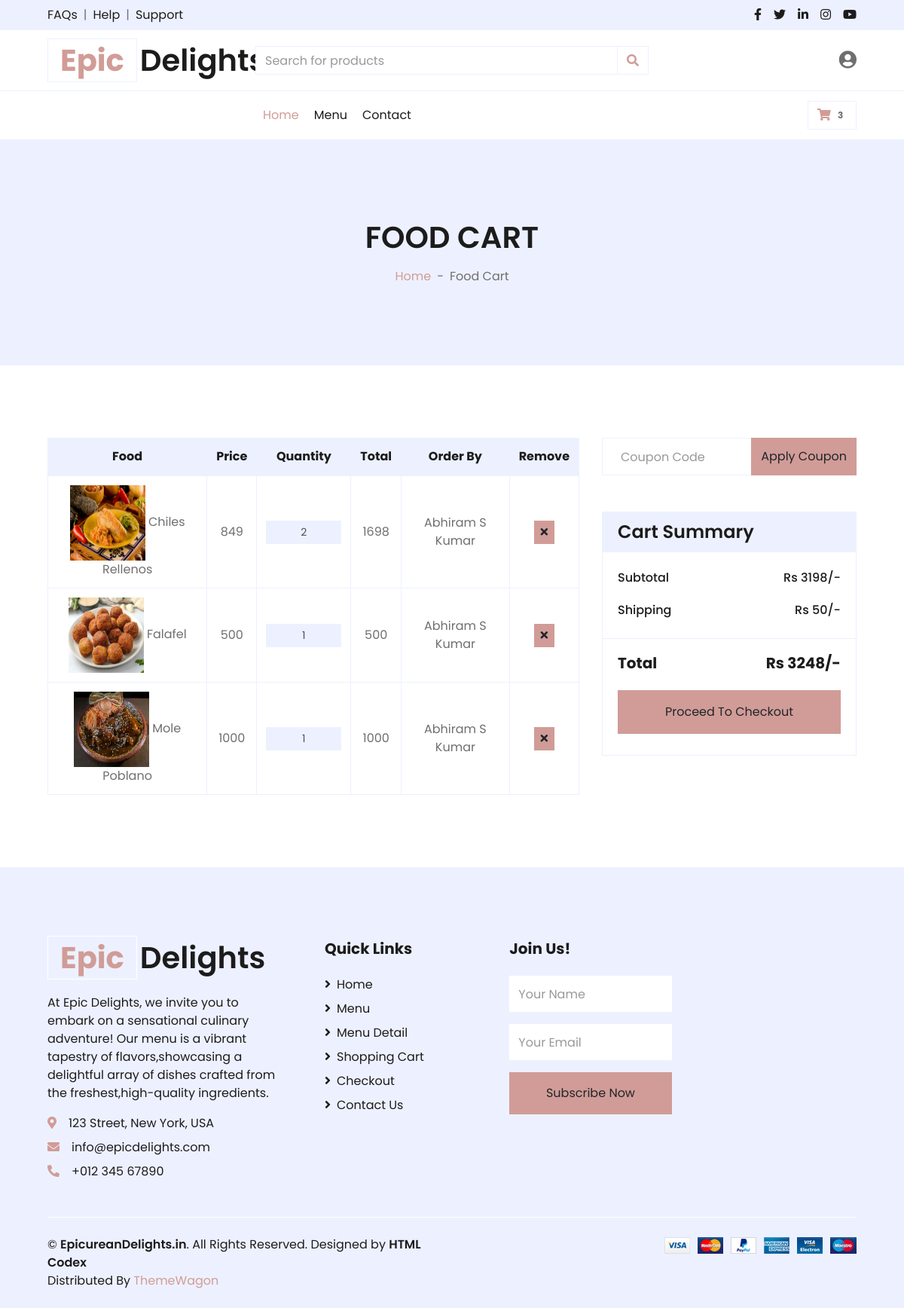
The app's page /cart/ (signed in) with its own data.
### WebApp/models.py (models this page shows)
class Cart_Db(models.Model):
    Quantity = models.IntegerField(blank=True,null=True)
    Price = models.IntegerField(blank=True,null=True)
    Total_Price = models.IntegerField(blank=True,null=True)
    Holder = models.CharField(max_length=100,null=True,blank=True)
    Name_Food = models.CharField(max_length=100,null=True,blank=True)
    Image_Food = models.CharField(max_length=255,null=True,blank=True)

### WebApp/views.py (the view)
# urls.py: path("cart/",views.cart,name="cart"),
def cart(request):
    name = request.session["Name"]
    count = Cart_Db.objects.filter(Holder = name).count()
    filter = Cart_Db.objects.filter(Holder = name)
    sum=0
    for i in filter:
        sum = sum + i.Total_Price
    print(sum)
    if sum > 1000:
        shipping = 50
    else:
        shipping = 100
    total = shipping+sum
    return render(request,"cart.html",{"filter":filter,"sum":sum,"shipping":shipping,"total":total,"count":count})

### WebApp/templates/cart.html (shortened to what this page needs)
<!DOCTYPE html>
{% load static %}
<html lang="en">
<head>
    <link href="https://cdnjs.cloudflare.com/ajax/libs/font-awesome/5.10.0/css/all.min.css" rel="stylesheet">
    <link href="{% static 'webapp/lib/owlcarousel/assets/owl.carousel.min.css' %}" rel="stylesheet">
    <link href="{% static 'webapp/css/style.css' %}" rel="stylesheet">
    <link rel="stylesheet" href="{% static 'user/css1/icon_css.css' %}">
</head>
<body>
    <div class="container-fluid">
        <div class="row bg-secondary py-2 px-xl-5">
            <div class="col-lg-6 d-none d-lg-block">
                <div class="d-inline-flex align-items-center">
                    <a class="text-dark" href="">FAQs</a>
                    <span class="text-muted px-2">|</span>
                    <a class="text-dark" href="">Help</a>
                    <span class="text-muted px-2">|</span>
                    <a class="text-dark" href="">Support</a>
                </div>
            </div>
            <div class="col-lg-6 text-center text-lg-right">
                <div class="d-inline-flex align-items-center">
                    <a class="text-dark px-2" href="">
                        <i class="fab fa-facebook-f"></i>
                    </a>
                    <a class="text-dark px-2" href="">
                        <i class="fab fa-twitter"></i>
                    </a>
                    <a class="text-dark px-2" href="">
                        <i class="fab fa-linkedin-in"></i>
                    </a>
                    <a class="text-dark px-2" href="">
                        <i class="fab fa-instagram"></i>
                    </a>
                    <a class="text-dark pl-2" href="">
                        <i class="fab fa-youtube"></i>
                    </a>
                </div>
            </div>
        </div>
        <div class="row align-items-center py-3 px-xl-5">
            <div class="col-lg-3 d-none d-lg-block">
                <a href="" class="text-decoration-none">
                    <h1 class="m-0 display-5 font-weight-semi-bold"><span class="text-primary font-weight-bold border px-3 mr-1">Epic</span>Delights</h1>
                </a>
            </div>
            <div class="col-lg-6 col-6 text-left">
                <form action="">
                    <div class="input-group">
                        <input type="text" class="form-control" placeholder="Search for products">
                        <div class="input-group-append">
                            <span class="input-group-text bg-transparent text-primary">
                                <i class="fa fa-search"></i>
                            </span>
                        </div>
                    </div>
                </form>
            </div>
            <div class="col-lg-3 col-6 text-right">
                <div class="user-icon" onclick="toggleUserMenu()">
                    <i class="fas fa-user-circle"></i>
                </div>
            </div>
        </div>
    </div>
    <div class="container-fluid">
        <div class="row border-top px-xl-5">
            <div class="col-lg-3 d-none d-lg-block">
            </div>
            <div class="col-lg-9">
                <nav class="navbar navbar-expand-lg bg-light navbar-light py-3 py-lg-0 px-0">
                    <div class="collapse navbar-collapse justify-content-between" id="navbarCollapse">
                        <div class="navbar-nav mr-auto py-0">
                            <a href="{% url 'home_page' %}" class="nav-item nav-link active">Home</a>
                            <a href="{% url 'food_list' %}" class="nav-item nav-link">Menu</a>
                            <a href="{% url 'contact' %}" class="nav-item nav-link">Contact</a>
                        </div>
                        <div class="navbar-nav ml-auto ">
                            <a href="{% url 'cart' %}" class="btn border">
                                <i class="fas fa-shopping-cart text-primary"></i>
                                <span class="badge">{{count}}</span>
                            </a>
                        </div>
                    </div>
                </nav>
            </div>
        </div>
    </div>
    <div class="container-fluid bg-secondary mb-5">
        <div class="d-flex flex-column align-items-center justify-content-center" style="min-height: 300px">
            <h1 class="font-weight-semi-bold text-uppercase mb-3">Food Cart</h1>
            <div class="d-inline-flex">
                <p class="m-0"><a href="">Home</a></p>
                <p class="m-0 px-2">-</p>
                <p class="m-0">Food Cart</p>
            </div>
        </div>
    </div>
    <div class="container-fluid pt-5">
        <div class="row px-xl-5">
            <div class="col-lg-8 table-responsive mb-5">
                <table class="table table-bordered text-center mb-0">
                    <thead class="bg-secondary text-dark">
                        <tr>
                            <th>Food</th>
                            <th>Price</th>
                            <th>Quantity</th>
                            <th>Total</th>
                            <th>Order By</th>
                            <th>Remove</th>
                        </tr>
                    </thead>
                    <tbody class="align-middle">
                    {% for i in filter %}
                        <tr>
                            <td class="align-middle"><img src="{{i.Image_Food}}" style="width:100px;height:100px" alt="" style="width: 50px;"> {{i.Name_Food}}</td>
                            <td class="align-middle">{{i.Price}}</td>
                            <td class="align-middle">
                                <div class="input-group quantity mx-auto" style="width: 100px;">
                                    <input type="text" class="form-control form-control-sm bg-secondary text-center" value="{{i.Quantity}}" readonly>
                                </div>
                            </td>
                            <td class="align-middle">{{i.Total_Price}}</td>
                            <td class="align-middle">{{i.Holder}}</td>
                            <td class="align-middle">
                                <a href="{% url 'delete_cart' i.id %}">
                                    <button class="btn btn-sm btn-primary"><i class="fa fa-times"></i></button>
                                </a>
                            </td>
                        </tr>
                    {% endfor %}
                    </tbody>
                </table>
            </div>
            <div class="col-lg-4">
                <form class="mb-5" action="">
                    <div class="input-group">
                        <input type="text" class="form-control p-4" placeholder="Coupon Code">
                        <div class="input-group-append">
                            <button class="btn btn-primary">Apply Coupon</button>
                        </div>
                    </div>
                </form>
                <div class="card border-secondary mb-5">
                    <div class="card-header bg-secondary border-0">
                        <h4 class="font-weight-semi-bold m-0">Cart Summary</h4>
                    </div>
                    <div class="card-body">
                        <div class="d-flex justify-content-between mb-3 pt-1">
                            <h6 class="font-weight-medium">Subtotal</h6>
                            <h6 class="font-weight-medium">Rs {{sum}}/-</h6>
                        </div>
                        <div class="d-flex justify-content-between">
                            <h6 class="font-weight-medium">Shipping</h6>
                            <h6 class="font-weight-medium">Rs {{shipping}}/-</h6>
                        </div>
                    </div>
                    <div class="card-footer border-secondary bg-transparent">
                        <div class="d-flex justify-content-between mt-2">
                            <h5 class="font-weight-bold">Total</h5>
                            <h5 class="font-weight-bold">Rs {{total}}/-</h5>
                        </div>
                        <a href="{% url 'checkout' %}" class="btn btn-block btn-primary my-3 py-3">Proceed To Checkout</a>
                    </div>
                </div>
            </div>
        </div>
    </div>
    <div class="container-fluid bg-secondary text-dark mt-5 pt-5">
        <div class="row px-xl-5 pt-5">
            <div class="col-lg-4 col-md-12 mb-5 pr-3 pr-xl-5">
                <a href="" class="text-decoration-none">
                    <h1 class="mb-4 display-5 font-weight-semi-bold"><span class="text-primary font-weight-bold border border-white px-3 mr-1">Epic</span>Delights</h1>
                </a>
                <p>At Epic Delights, we invite you to embark on a sensational culinary adventure! Our menu is a vibrant tapestry of flavors,showcasing a delightful array of dishes crafted from the freshest,high-quality ingredients.</p>
                <p class="mb-2"><i class="fa fa-map-marker-alt text-primary mr-3"></i>123 Street, New York, USA</p>
                <p class="mb-2"><i class="fa fa-envelope text-primary mr-3"></i>info@epicdelights.com</p>
                <p class="mb-0"><i class="fa fa-phone-alt text-primary mr-3"></i>+012 345 67890</p>
            </div>
            <div class="col-lg-8 col-md-12">
                <div class="row">
                    <div class="col-md-4 mb-5">
                        <h5 class="font-weight-bold text-dark mb-4">Quick Links</h5>
                        <div class="d-flex flex-column justify-content-start">
                            <a class="text-dark mb-2" href="{% url 'home_page' %}"><i class="fa fa-angle-right mr-2"></i>Home</a>
                            <a class="text-dark mb-2" href="{% url 'food_list' %}"><i class="fa fa-angle-right mr-2"></i>Menu</a>
                            <a class="text-dark mb-2" href="detail.html"><i class="fa fa-angle-right mr-2"></i>Menu Detail</a>
                            <a class="text-dark mb-2" href="cart.html"><i class="fa fa-angle-right mr-2"></i>Shopping Cart</a>
                            <a class="text-dark mb-2" href="checkout.html"><i class="fa fa-angle-right mr-2"></i>Checkout</a>
                            <a class="text-dark" href="contact.html"><i class="fa fa-angle-right mr-2"></i>Contact Us</a>
                        </div>
                    </div>
                    <div class="col-md-4 mb-5">
                        <h5 class="font-weight-bold text-dark mb-4">Join Us!</h5>
                        <form action="">
                            <div class="form-group">
                                <input type="text" class="form-control border-0 py-4" placeholder="Your Name" required="required" />
                            </div>
                            <div class="form-group">
                                <input type="email" class="form-control border-0 py-4" placeholder="Your Email"
                                    required="required" />
                            </div>
                            <div>
                                <button class="btn btn-primary btn-block border-0 py-3" type="submit">Subscribe Now</button>
                            </div>
                        </form>
                    </div>
                </div>
            </div>
        </div>
        <div class="row border-top border-light mx-xl-5 py-4">
            <div class="col-md-6 px-xl-0">
                <p class="mb-md-0 text-center text-md-left text-dark">
                    &copy; <a class="text-dark font-weight-semi-bold" href="#">EpicureanDelights.in</a>. All Rights Reserved. Designed
                    by
                    <a class="text-dark font-weight-semi-bold" href="">HTML Codex</a><br>
                    Distributed By <a href="" target="_blank">ThemeWagon</a>
                </p>
            </div>
            <div class="col-md-6 px-xl-0 text-center text-md-right">
                <img class="img-fluid" src="{% static 'webapp/img/payments.png' %}" alt="">
            </div>
        </div>
    </div>
</body>
</html>

### records on screen
Cart_Db: Image_Food (picture), Name_Food "Chiles Rellenos", Price "849", Quantity "2", Total_Price "1698", Holder "Abhiram S Kumar"
Cart_Db: Image_Food (picture), Name_Food "Falafel", Price "500", Quantity "1", Total_Price "500", Holder "Abhiram S Kumar"
Cart_Db: Image_Food (picture), Name_Food "Mole Poblano", Price "1000", Quantity "1", Total_Price "1000", Holder "Abhiram S Kumar"

### other values on screen
{{ count }} "3"
{{ sum }} "3198"
{{ shipping }} "50"
{{ total }} "3248"
